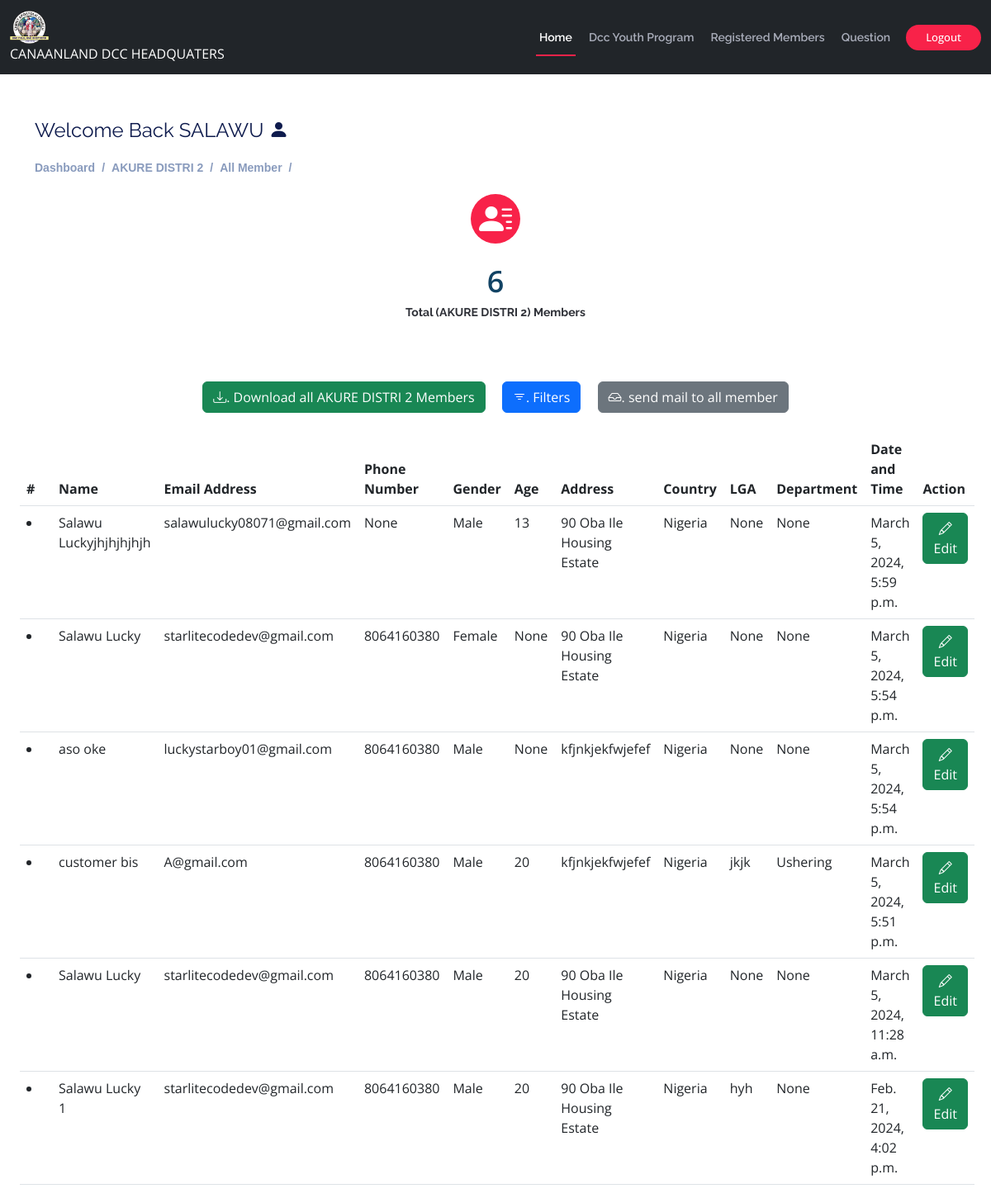
The page /secretary/district-member/2 (signed in) on the database as committed earlier.
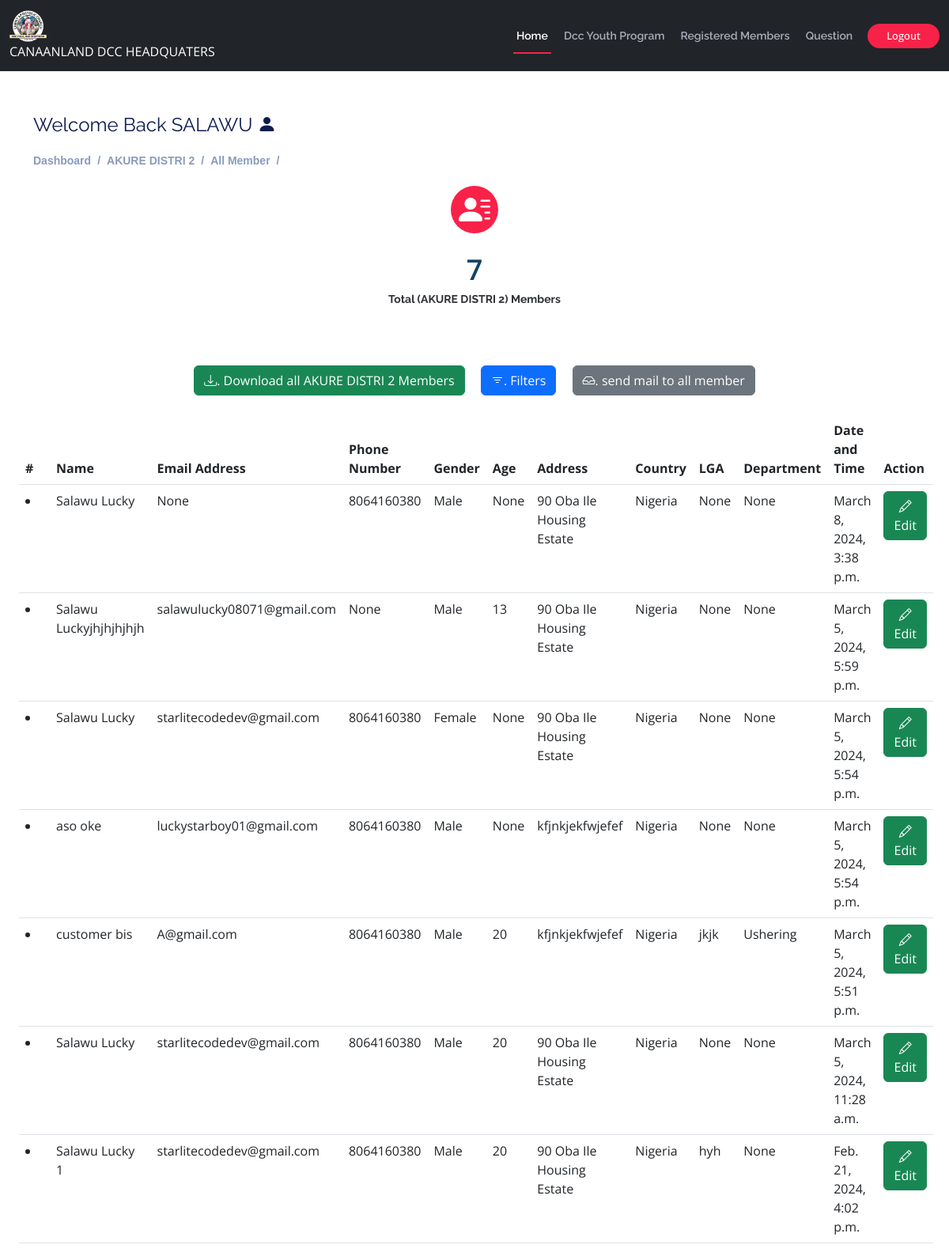
The same page on the database as committed later.
### secretary/models.py (models this page shows, shortened)
class Church_Member(models.Model):
    sex =(('Male', 'Male'),('Female', 'Female'),)
    district = models.ForeignKey(District,on_delete=models.SET_NULL,null=True, blank=True)
    name = models.CharField(max_length=200, blank=True,null=True)
    email = models.EmailField(max_length=200, null=True,blank=True)
    phone = models.IntegerField(null=True,blank=True)
    address= models.CharField(max_length=200, blank=True,null=True)
    gender = models.CharField(max_length=200, blank=True,null=True,choices=sex,default='Male')
    age = models.IntegerField(null=True,blank=True)
    country = models.CharField(max_length=200, blank=True,null=True, default='Nigeria')
    LGA= models.CharField(max_length=200, blank=True,null=True)
    department= models.ForeignKey(Department,blank=True, null=True, on_delete=models.CASCADE)
    date= models.DateTimeField(auto_now_add=True,null=True)
    class Meta:
        ordering = ['-date']
        indexes = [
            models.Index(fields=['-date']),
        ]

### administrator/models.py (models this page shows)
class Department(models.Model):
    name = models.CharField(max_length=200, null=True)
    class Meta:
        ordering = ['-name']
        indexes = [
            models.Index(fields=['-name']),
        ]
    def __str__(self):
        return self.name

### secretary/views.py (the view)
# urls.py: path('district-member/<int:pk>', views.district_member, name="district-member"),
@login_required(login_url='admin-login')
def district_member(request, pk):
    district=District.objects.get(id=pk)
    district_member = Church_Member.objects.filter(district = district)
    department=Department.objects.all()
    myFilter=DistrictMemberFilter(request.GET, queryset=district_member)
    district_member=myFilter.qs
    p=Paginator(district_member, 20)
    page_num = request.GET.get('page',1)
    try:
        page = p.page(page_num)
    except PageNotAnInteger:
        page = p.page(1)
    except EmptyPage:
        page = p.page(p.num_pages)
    return render(request, "secretary/district-members.html",{'district':district,'district_member':page,'department':department})

### users/models.py (called while the page is built)
    def __str__(self):
        return f"{self.name}"

### templates/secretary/district-members.html (shortened to what this page needs)
{% extends 'main.html' %}
{% load static %}
{% load humanize %}
{% block content %}
<div class="pagetitle container">
  <h4>Welcome Back {{request.user.first_name}} <i class="bi bi-person-fill"></i></h4>
  <nav>
    <ol class="breadcrumb">
      {% if user.groups.all.0.name == 'secretary' %}
      <li class="breadcrumb-item"><a href="{% url 'secretary-dashboard' %}">Dashboard</a></li>
      {% endif %}
      <li class="breadcrumb-item">{{district}}</li>
      <li class="breadcrumb-item">All Member</li>
      <li class="breadcrumb-item"></li>
    </ol>
  </nav>
</div>
<div class="container-fluid col-lg-12" data-aos="fade-up">
    <center>
        <section id="counts" class="counts">
          <div class="container">
              <div class="col-lg-6 col-6">
                <div class="count-box">
                    <i class="bi bi-person-lines-fill"></i><br>
                  <span data-purecounter-start="0" data-purecounter-end="4000" data-purecounter-duration="1" class="purecounter">{{ district_member|length }}</span>
                  <p><b>Total ({{district}}) Members</b></p>
                </div>
              </div>
            </div>
        </section>
      </center>
          <center>
            <div class="container-fluid">
                  <a href="{% url 'all_church_member_download' district.id %}"><button type="button" class="btn btn-success m-2"><i class="bi bi-download"></i>. Download all {{district}} Members</button></a>
                  <button data-bs-toggle="modal" data-bs-target="#filterResult" type="button" class="m-2 btn btn-primary"><i class="bi bi-filter"></i>. Filters</button>
                  <button data-bs-toggle="modal" data-bs-target="#SendMail" type="button" class="m-2 btn btn-secondary"><i class="bi bi-inbox"></i>. send mail to all member</button>
              </div>
      </center>
      <section>
        <div class="container-fluid">
          {% if district_member %}
          <div class="table-responsive-sm">
            <table class="table" id="myTable">
              <thead>
                <tr>
                  <th>#</th>
                  <th>Name</th>
                  <th>Email Address</th>
                  <th>Phone Number</th>
                  <th>Gender</th>
                  <th>Age</th>
                  <th>Address</th>
                  <th>Country</th>
                  <th>LGA</th>
                  <th>Department</th>
                  <th>Date and Time</th>
                  <th>Action</th>
                </tr>
              </thead>
              <tbody>
                {% for i in district_member %}
                <tr>
                  <ol><td><li></li></td></ol>
                  <td>{{i.name}}</td>
                  <td>{{i.email}}</td>
                  <td>{{i.phone}}</td>
                  <td>{{i.gender}}</td>
                  <td>{{i.age}}</td>
                  <td>{{i.address}}</td>
                  <td>{{i.country}}</td>
                  <td>{{i.LGA}}</td>
                  <td>{{i.department}}</td>
                  <td>{{i.date}}</td>
                  <th><a href="{% url 'edit-member' i.id %}" class='btn btn-success'><i class='bi bi-pencil'></i> Edit</a></th>
                </tr>{% endfor %}
              </tbody>
            </table>
            {% else %}
        <center><h1 class="mt-4 text-danger"><b>No Member Found</b></h1></center>
        {% endif %}
      </div>
      </div>
    </section>
      </div>
{% endblock content %}

Rows that differ between the two databases and show on the page:
added Church_Member: name "Salawu Lucky", email "None", phone "8064160380", gender "Male", age "None", address "90 Oba Ile Housing Estate", country "Nigeria", LGA "None", department "None", date "March 8, 2024, 3:38 p.m."
Other text that changed with them:
{{ district_member|length }}: "6" → "7"
